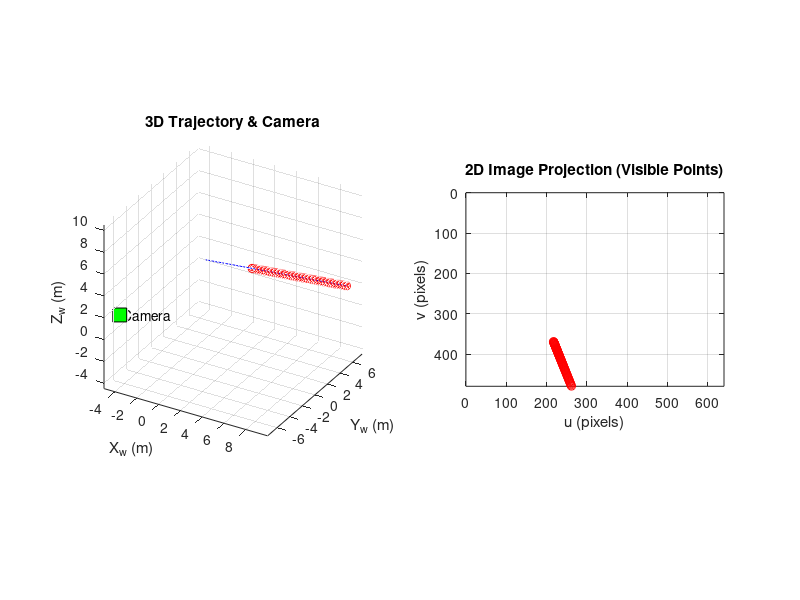

Recreate this plot in MATLAB.
% Simulation 

% Simualtes the 3D trajectory of a single object and then projects this trajectory 
% onto the 2D image plane of a virtual pinhole camera.

% The primary output is the sequence of 2D pixel coordinates representing 
% where the object would appear in the camera's view over time

%% Section 01: Time Vector 

total_time = 10; 
dt = 0.1; 
time_vector = 0:dt:total_time; 

%% Section 02: Object Initial State and Velocity Vector 

% Initial 3D Position: [x; y; z] (metres) 
initial_position = [0; 0; 5];

% Constant 3D Velocity [vx; vy; vz] (metres/second) 
velocity = [1; 0.5; -0.2]; 

%% Section 03: Calculating 3D Trajectory 

num_steps = length(time_vector); 
trajectory_3D = zeros(3, num_steps); 

trajectory_3D(:, 1) = initial_position; 

for i = 2:num_steps 
    % new position = old position + change in position 
    % (Constant Velocity model) 
    trajectory_3D(:, i) = trajectory_3D(:, i-1) + velocity * dt; 
end

%% Section 04: Virtual Camera, K Matrix

focal_length = 500; 
principal_point = [320; 240]; 

% Transform 3D points from the camera's own coordinate system 
% into 2D pixel coordinates on the image plane.
K = [focal_length,      0      , principal_point(1); 
           0     , focal_length, principal_point(2); 
           0     ,      0      ,          1         ]; 

%% Section 05: Virtual Camera Position Definition 

camera_position_world = [-5; -5; 1]; % Camera position in GCF coordinates
look_at_point_world = [0; 0; 0]; % Point the camera is looking at
up_vector_world = [0; 0; 1]; % Defines the 'up' direction for the camera (usually GCF Z-up)

% Rotation (R) and Translation (t) to transform GCF to camera coordinates

% Zc -> Vector pointing from camera to the look at point. 
Zc = (look_at_point_world - camera_position_world) / norm(look_at_point_world - camera_position_world);

% Xc -> Camera's local x-axis. 
Xc = cross(up_vector_world, Zc) / norm(cross(up_vector_world, Zc));

% Yc -> Camera's local y-axis. 
Yc = cross(Zc, Xc);

R_world_to_cam = [Xc' ; Yc'; Zc']; % Rotation matrix used to transform GCF to LCF
t_world_to_cam = -R_world_to_cam * camera_position_world; % Position of GCF origin as seen from camera's coordinate system. 

%% Section 06: Project 3D Trajectory to 2D Image Plane

trajectory_2D_pixels = zeros(2, num_steps); % Store [u; v] pixel coordinates
is_in_FoV = false(1, num_steps);            % row vector to keep track of points in the camera's FoV

% Define image plane boundaries (for FoV check)
image_width = 640;
image_height = 480;

% Iterate through every 3D point in trajectory_3D
for i = 1:num_steps 
    % Get current 3D Point in GCF 
    P_world = trajectory_3D(:, i); 

    % 1. Transform point from GCF to Camera coordinates
    P_camera = R_world_to_cam * P_world + t_world_to_cam;

    % 2. Project to Normalized Image Plane 
    % Only project if the point is in front of the camera (Z_camera > 0)
    if P_camera(3) > 0.01 % Avoiding division by zero

        % Perspective division, coordinates on a normalised image plane
        x_normalized = P_camera(1) / P_camera(3);
        y_normalized = P_camera(2) / P_camera(3);

        % 3. Apply K to get Pixel Coordinates
        % The "homogeneous" part signifies that an extra dimension (the w component, here set to 1) 
        % has been added to [x_normalized; y_normalized] so that K can be
        % applied. 
        p_homogeneous_normalized = [x_normalized; y_normalized; 1];
        p_pixels_homogeneous = K * p_homogeneous_normalized;

        u = p_pixels_homogeneous(1);
        v = p_pixels_homogeneous(2);

        % Store the 2D pixel coordinates
        trajectory_2D_pixels(:, i) = [u; v];

        % Field of View (FoV) Check
        if u >= 0 && u < image_width && v >= 0 && v < image_height
            is_in_FoV(i) = true;
        else
            trajectory_2D_pixels(:, i) = [NaN; NaN]; % Mark as out of FoV
        end

    end 

end

%% Section 07: Visualization 

figure (1);

% Subplot 1: Entire 3D Simulation Plot
subplot(1,2,1); % 1 Row 2 Column Grid
% Plot entire 3D object trajectory as a blue line. 
plot3(trajectory_3D(1,:), trajectory_3D(2,:), trajectory_3D(3,:), 'b-');
hold on;

% Plot points that were in FoV in a different colour
plot3(trajectory_3D(1,is_in_FoV), trajectory_3D(2,is_in_FoV), trajectory_3D(3,is_in_FoV), 'ro');

% Plot camera position
plot3(camera_position_world(1), camera_position_world(2), camera_position_world(3), 'ks', 'MarkerSize', 10, 'MarkerFaceColor', 'g');
text(camera_position_world(1), camera_position_world(2), camera_position_world(3), ' Camera');

xlabel('X_w (m)'); ylabel('Y_w (m)'); zlabel('Z_w (m)');
title('3D Trajectory & Camera');
grid on; axis equal; view(30,30);
hold off;

% Subplot 2: 2D Image Plane Projection (What camera actually sees on the 2D image
% sensor) 

subplot(1,2,2); % Create a subplot for 2D
% Plot 2D pixel coordinates of the visible points as a red line. 
plot(trajectory_2D_pixels(1,is_in_FoV), trajectory_2D_pixels(2,is_in_FoV), 'r-o');
xlabel('u (pixels)');
ylabel('v (pixels)');
title('2D Image Projection (Visible Points)');
axis([0 image_width 0 image_height]); % Set axis limits to image dimensions
set(gca, 'YDir','reverse'); 
grid on;
axis equal;

% plot3(trajectory_3D(1,:), trajectory_3D(2,:), trajectory_3D(3,:), 'b-o');
% xlabel('X (meters)');
% ylabel('Y (meters)');
% zlabel('Z (meters)');
% title('3D Object Trajectory');
% grid on;
% axis equal; 
% view(30, 30); % Adjust viewing angle



%% Section 08: Output
disp('First 5 2D pixel coordinates (if in FoV):');
disp(trajectory_2D_pixels(:, find(is_in_FoV, 5, 'first')));
